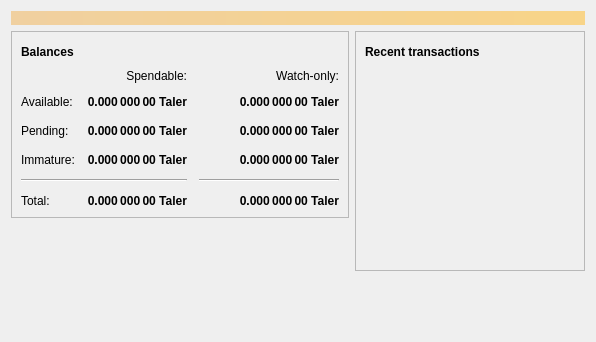
<?xml version="1.0" encoding="UTF-8"?>
<ui version="4.0">
 <class>OverviewPage</class>
 <widget class="QWidget" name="OverviewPage">
  <property name="geometry">
   <rect>
    <x>0</x>
    <y>0</y>
    <width>596</width>
    <height>342</height>
   </rect>
  </property>
  <property name="windowTitle">
   <string>Form</string>
  </property>
  <layout class="QVBoxLayout" name="topLayout">
   <item>
    <widget class="QLabel" name="labelAlerts">
     <property name="visible">
      <bool>false</bool>
     </property>
     <property name="styleSheet">
      <string notr="true">QLabel { background-color: qlineargradient(x1: 0, y1: 0, x2: 1, y2: 0, stop:0 #F0D0A0, stop:1 #F8D488); color:#000000; }</string>
     </property>
     <property name="wordWrap">
      <bool>true</bool>
     </property>
     <property name="margin">
      <number>3</number>
     </property>
     <property name="textInteractionFlags">
      <set>Qt::TextSelectableByMouse</set>
     </property>
    </widget>
   </item>
   <item>
    <layout class="QHBoxLayout" name="horizontalLayout" stretch="1,1">
     <item>
      <layout class="QVBoxLayout" name="verticalLayout_2">
       <item>
        <widget class="QFrame" name="frame">
         <property name="frameShape">
          <enum>QFrame::StyledPanel</enum>
         </property>
         <property name="frameShadow">
          <enum>QFrame::Raised</enum>
         </property>
         <layout class="QVBoxLayout" name="verticalLayout_4">
          <item>
           <layout class="QHBoxLayout" name="horizontalLayout_4">
            <item>
             <widget class="QLabel" name="label_5">
              <property name="font">
               <font>
                <weight>75</weight>
                <bold>true</bold>
               </font>
              </property>
              <property name="text">
               <string>Balances</string>
              </property>
             </widget>
            </item>
            <item>
             <widget class="QPushButton" name="labelWalletStatus">
              <property name="enabled">
               <bool>true</bool>
              </property>
              <property name="maximumSize">
               <size>
                <width>30</width>
                <height>16777215</height>
               </size>
              </property>
              <property name="toolTip">
               <string>The displayed information may be out of date. Your wallet automatically synchronizes with the Taler network after a connection is established, but this process has not completed yet.</string>
              </property>
              <property name="text">
               <string/>
              </property>
              <property name="icon">
               <iconset resource="../taler.qrc">
                <normaloff>:/icons/warning</normaloff>
                <disabledoff>:/icons/warning</disabledoff>:/icons/warning</iconset>
              </property>
              <property name="iconSize">
               <size>
                <width>24</width>
                <height>24</height>
               </size>
              </property>
              <property name="flat">
               <bool>true</bool>
              </property>
             </widget>
            </item>
            <item>
             <spacer name="horizontalSpacer_3">
              <property name="orientation">
               <enum>Qt::Horizontal</enum>
              </property>
              <property name="sizeHint" stdset="0">
               <size>
                <width>40</width>
                <height>20</height>
               </size>
              </property>
             </spacer>
            </item>
           </layout>
          </item>
          <item>
           <layout class="QGridLayout" name="gridLayout">
            <property name="spacing">
             <number>12</number>
            </property>
            <item row="2" column="2">
             <widget class="QLabel" name="labelWatchPending">
              <property name="font">
               <font>
                <weight>75</weight>
                <bold>true</bold>
               </font>
              </property>
              <property name="cursor">
               <cursorShape>IBeamCursor</cursorShape>
              </property>
              <property name="toolTip">
               <string>Unconfirmed transactions to watch-only addresses</string>
              </property>
              <property name="text">
               <string notr="true">0.000 000 00 Taler</string>
              </property>
              <property name="alignment">
               <set>Qt::AlignRight|Qt::AlignTrailing|Qt::AlignVCenter</set>
              </property>
              <property name="textInteractionFlags">
               <set>Qt::LinksAccessibleByMouse|Qt::TextSelectableByKeyboard|Qt::TextSelectableByMouse</set>
              </property>
             </widget>
            </item>
            <item row="2" column="1">
             <widget class="QLabel" name="labelUnconfirmed">
              <property name="font">
               <font>
                <weight>75</weight>
                <bold>true</bold>
               </font>
              </property>
              <property name="cursor">
               <cursorShape>IBeamCursor</cursorShape>
              </property>
              <property name="toolTip">
               <string>Total of transactions that have yet to be confirmed, and do not yet count toward the spendable balance</string>
              </property>
              <property name="text">
               <string notr="true">0.000 000 00 Taler</string>
              </property>
              <property name="alignment">
               <set>Qt::AlignRight|Qt::AlignTrailing|Qt::AlignVCenter</set>
              </property>
              <property name="textInteractionFlags">
               <set>Qt::LinksAccessibleByMouse|Qt::TextSelectableByKeyboard|Qt::TextSelectableByMouse</set>
              </property>
             </widget>
            </item>
            <item row="3" column="2">
             <widget class="QLabel" name="labelWatchImmature">
              <property name="font">
               <font>
                <weight>75</weight>
                <bold>true</bold>
               </font>
              </property>
              <property name="cursor">
               <cursorShape>IBeamCursor</cursorShape>
              </property>
              <property name="toolTip">
               <string>Mined balance in watch-only addresses that has not yet matured</string>
              </property>
              <property name="text">
               <string notr="true">0.000 000 00 Taler</string>
              </property>
              <property name="alignment">
               <set>Qt::AlignRight|Qt::AlignTrailing|Qt::AlignVCenter</set>
              </property>
              <property name="textInteractionFlags">
               <set>Qt::LinksAccessibleByMouse|Qt::TextSelectableByKeyboard|Qt::TextSelectableByMouse</set>
              </property>
             </widget>
            </item>
            <item row="4" column="0" colspan="2">
             <widget class="Line" name="line">
              <property name="orientation">
               <enum>Qt::Horizontal</enum>
              </property>
             </widget>
            </item>
            <item row="4" column="2">
             <widget class="Line" name="lineWatchBalance">
              <property name="sizePolicy">
               <sizepolicy hsizetype="Preferred" vsizetype="Fixed">
                <horstretch>0</horstretch>
                <verstretch>0</verstretch>
               </sizepolicy>
              </property>
              <property name="minimumSize">
               <size>
                <width>140</width>
                <height>0</height>
               </size>
              </property>
              <property name="orientation">
               <enum>Qt::Horizontal</enum>
              </property>
             </widget>
            </item>
            <item row="5" column="0">
             <widget class="QLabel" name="labelTotalText">
              <property name="text">
               <string>Total:</string>
              </property>
             </widget>
            </item>
            <item row="3" column="1">
             <widget class="QLabel" name="labelImmature">
              <property name="font">
               <font>
                <weight>75</weight>
                <bold>true</bold>
               </font>
              </property>
              <property name="cursor">
               <cursorShape>IBeamCursor</cursorShape>
              </property>
              <property name="toolTip">
               <string>Mined balance that has not yet matured</string>
              </property>
              <property name="text">
               <string notr="true">0.000 000 00 Taler</string>
              </property>
              <property name="alignment">
               <set>Qt::AlignRight|Qt::AlignTrailing|Qt::AlignVCenter</set>
              </property>
              <property name="textInteractionFlags">
               <set>Qt::LinksAccessibleByMouse|Qt::TextSelectableByKeyboard|Qt::TextSelectableByMouse</set>
              </property>
             </widget>
            </item>
            <item row="2" column="3">
             <spacer name="horizontalSpacer_2">
              <property name="orientation">
               <enum>Qt::Horizontal</enum>
              </property>
              <property name="sizeHint" stdset="0">
               <size>
                <width>40</width>
                <height>20</height>
               </size>
              </property>
             </spacer>
            </item>
            <item row="3" column="0">
             <widget class="QLabel" name="labelImmatureText">
              <property name="text">
               <string>Immature:</string>
              </property>
             </widget>
            </item>
            <item row="5" column="1">
             <widget class="QLabel" name="labelTotal">
              <property name="font">
               <font>
                <weight>75</weight>
                <bold>true</bold>
               </font>
              </property>
              <property name="cursor">
               <cursorShape>IBeamCursor</cursorShape>
              </property>
              <property name="toolTip">
               <string>Your current total balance</string>
              </property>
              <property name="text">
               <string notr="true">0.000 000 00 Taler</string>
              </property>
              <property name="alignment">
               <set>Qt::AlignRight|Qt::AlignTrailing|Qt::AlignVCenter</set>
              </property>
              <property name="textInteractionFlags">
               <set>Qt::LinksAccessibleByMouse|Qt::TextSelectableByKeyboard|Qt::TextSelectableByMouse</set>
              </property>
             </widget>
            </item>
            <item row="5" column="2">
             <widget class="QLabel" name="labelWatchTotal">
              <property name="font">
               <font>
                <weight>75</weight>
                <bold>true</bold>
               </font>
              </property>
              <property name="cursor">
               <cursorShape>IBeamCursor</cursorShape>
              </property>
              <property name="toolTip">
               <string>Current total balance in watch-only addresses</string>
              </property>
              <property name="text">
               <string notr="true">0.000 000 00 Taler</string>
              </property>
              <property name="alignment">
               <set>Qt::AlignRight|Qt::AlignTrailing|Qt::AlignVCenter</set>
              </property>
              <property name="textInteractionFlags">
               <set>Qt::LinksAccessibleByMouse|Qt::TextSelectableByKeyboard|Qt::TextSelectableByMouse</set>
              </property>
             </widget>
            </item>
            <item row="0" column="2">
             <widget class="QLabel" name="labelWatchonly">
              <property name="text">
               <string>Watch-only:</string>
              </property>
              <property name="alignment">
               <set>Qt::AlignRight|Qt::AlignTrailing|Qt::AlignVCenter</set>
              </property>
             </widget>
            </item>
            <item row="1" column="0">
             <widget class="QLabel" name="labelBalanceText">
              <property name="text">
               <string>Available:</string>
              </property>
             </widget>
            </item>
            <item row="1" column="1">
             <widget class="QLabel" name="labelBalance">
              <property name="font">
               <font>
                <weight>75</weight>
                <bold>true</bold>
               </font>
              </property>
              <property name="cursor">
               <cursorShape>IBeamCursor</cursorShape>
              </property>
              <property name="toolTip">
               <string>Your current spendable balance</string>
              </property>
              <property name="text">
               <string notr="true">0.000 000 00 Taler</string>
              </property>
              <property name="alignment">
               <set>Qt::AlignRight|Qt::AlignTrailing|Qt::AlignVCenter</set>
              </property>
              <property name="textInteractionFlags">
               <set>Qt::LinksAccessibleByMouse|Qt::TextSelectableByKeyboard|Qt::TextSelectableByMouse</set>
              </property>
             </widget>
            </item>
            <item row="1" column="2">
             <widget class="QLabel" name="labelWatchAvailable">
              <property name="font">
               <font>
                <weight>75</weight>
                <bold>true</bold>
               </font>
              </property>
              <property name="cursor">
               <cursorShape>IBeamCursor</cursorShape>
              </property>
              <property name="toolTip">
               <string>Your current balance in watch-only addresses</string>
              </property>
              <property name="text">
               <string notr="true">0.000 000 00 Taler</string>
              </property>
              <property name="alignment">
               <set>Qt::AlignRight|Qt::AlignTrailing|Qt::AlignVCenter</set>
              </property>
              <property name="textInteractionFlags">
               <set>Qt::LinksAccessibleByMouse|Qt::TextSelectableByKeyboard|Qt::TextSelectableByMouse</set>
              </property>
             </widget>
            </item>
            <item row="2" column="0">
             <widget class="QLabel" name="labelPendingText">
              <property name="text">
               <string>Pending:</string>
              </property>
             </widget>
            </item>
            <item row="0" column="1">
             <widget class="QLabel" name="labelSpendable">
              <property name="text">
               <string>Spendable:</string>
              </property>
              <property name="alignment">
               <set>Qt::AlignRight|Qt::AlignTrailing|Qt::AlignVCenter</set>
              </property>
             </widget>
            </item>
           </layout>
          </item>
         </layout>
        </widget>
       </item>
       <item>
        <spacer name="verticalSpacer">
         <property name="orientation">
          <enum>Qt::Vertical</enum>
         </property>
         <property name="sizeHint" stdset="0">
          <size>
           <width>20</width>
           <height>40</height>
          </size>
         </property>
        </spacer>
       </item>
      </layout>
     </item>
     <item>
      <layout class="QVBoxLayout" name="verticalLayout_3">
       <item>
        <widget class="QFrame" name="frame_2">
         <property name="frameShape">
          <enum>QFrame::StyledPanel</enum>
         </property>
         <property name="frameShadow">
          <enum>QFrame::Raised</enum>
         </property>
         <layout class="QVBoxLayout" name="verticalLayout">
          <item>
           <layout class="QHBoxLayout" name="horizontalLayout_2">
            <item>
             <widget class="QLabel" name="label_4">
              <property name="font">
               <font>
                <weight>75</weight>
                <bold>true</bold>
               </font>
              </property>
              <property name="text">
               <string>Recent transactions</string>
              </property>
             </widget>
            </item>
            <item>
             <widget class="QPushButton" name="labelTransactionsStatus">
              <property name="enabled">
               <bool>true</bool>
              </property>
              <property name="maximumSize">
               <size>
                <width>30</width>
                <height>16777215</height>
               </size>
              </property>
              <property name="toolTip">
               <string>The displayed information may be out of date. Your wallet automatically synchronizes with the Taler network after a connection is established, but this process has not completed yet.</string>
              </property>
              <property name="text">
               <string/>
              </property>
              <property name="icon">
               <iconset resource="../taler.qrc">
                <normaloff>:/icons/warning</normaloff>
                <disabledoff>:/icons/warning</disabledoff>:/icons/warning</iconset>
              </property>
              <property name="iconSize">
               <size>
                <width>24</width>
                <height>24</height>
               </size>
              </property>
              <property name="flat">
               <bool>true</bool>
              </property>
             </widget>
            </item>
            <item>
             <spacer name="horizontalSpacer">
              <property name="orientation">
               <enum>Qt::Horizontal</enum>
              </property>
              <property name="sizeHint" stdset="0">
               <size>
                <width>40</width>
                <height>20</height>
               </size>
              </property>
             </spacer>
            </item>
           </layout>
          </item>
          <item>
           <widget class="QListView" name="listTransactions">
            <property name="styleSheet">
             <string notr="true">QListView { background: transparent; }</string>
            </property>
            <property name="frameShape">
             <enum>QFrame::NoFrame</enum>
            </property>
            <property name="verticalScrollBarPolicy">
             <enum>Qt::ScrollBarAlwaysOff</enum>
            </property>
            <property name="horizontalScrollBarPolicy">
             <enum>Qt::ScrollBarAlwaysOff</enum>
            </property>
            <property name="selectionMode">
             <enum>QAbstractItemView::NoSelection</enum>
            </property>
           </widget>
          </item>
         </layout>
        </widget>
       </item>
       <item>
        <spacer name="verticalSpacer_2">
         <property name="orientation">
          <enum>Qt::Vertical</enum>
         </property>
         <property name="sizeHint" stdset="0">
          <size>
           <width>20</width>
           <height>40</height>
          </size>
         </property>
        </spacer>
       </item>
      </layout>
     </item>
    </layout>
   </item>
  </layout>
 </widget>
 <resources/>
 <connections/>
</ui>
